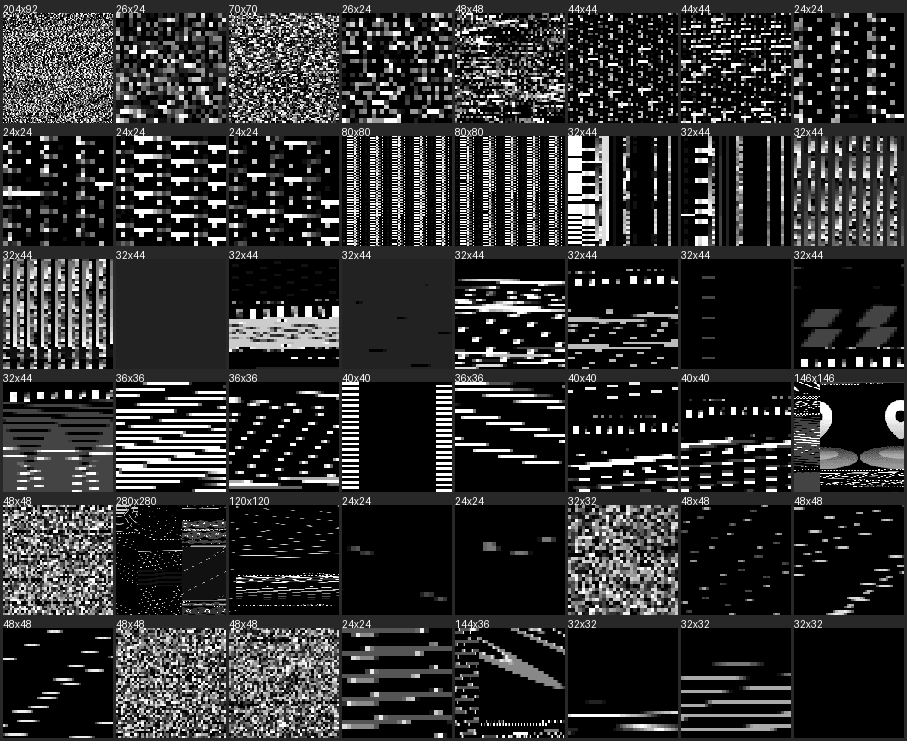

The script that saved this image:
import numpy as np, struct
from PIL import Image, ImageDraw
from framework import D
d=D.tobytes(); N=len(d)
def deswiz_idx(fo,w,h,P=112,narrow_first=True,hi=True):
    stride=(w+1)//2; b=D[fo+64:fo+64+stride*h]
    hh=(b>>4)&0xF;ll=b&0xF; nb=np.empty(len(b)*2,np.uint8)
    if hi:nb[0::2]=hh;nb[1::2]=ll
    else:nb[0::2]=ll;nb[1::2]=hh
    out=np.zeros((h,w),np.uint8); pos=0; x0=0
    if narrow_first and w%P: widths=[w%P]+[P]*(w//P)
    else: widths=[P]*(w//P)+([w%P] if w%P else [])
    for sw in widths:
        seg=nb[pos:pos+sw*h]
        if len(seg)<sw*h: seg=np.pad(seg,(0,sw*h-len(seg)))
        out[:,x0:x0+sw]=seg.reshape(h,sw); pos+=sw*h; x0+=sw
    return out
# collect descriptors, render bigger ones
descs=[]
for off in range(0,N-12,4):
    hdr,ds,ptr=struct.unpack_from("<III",d,off)
    if hdr&0x1F!=9: continue
    w=(hdr>>10)&0x7FF;h=(hdr>>21)&0x7FF
    if not(24<=w<=300 and 24<=h<=300): continue
    if not(0x3c000000<=ptr<0x3c400000): continue
    fo=ptr-0x3C000000
    if fo<0 or fo+ds>N or abs(ds-(64+((w+1)//2)*h))>4: continue
    descs.append((w,h,fo))
# pick a spread
sel=descs[::max(1,len(descs)//48)][:48]
cols=8;cell=110;pad=3;rows=(len(sel)+cols-1)//cols
sh=Image.new('L',(cols*(cell+pad)+pad,rows*(cell+pad+10)+pad),40);dr=ImageDraw.Draw(sh)
for i,(w,h,fo) in enumerate(sel):
    m=deswiz_idx(fo,w,h)
    im=Image.fromarray((m*17).astype(np.uint8)).resize((cell,cell),Image.NEAREST)
    r=i//cols;c=i%cols;x=pad+c*(cell+pad);y=pad+r*(cell+pad+10)
    dr.text((x,y),f"{w}x{h}",fill=255);sh.paste(im,(x,y+10))
sh.save("gallery.png");print("saved",len(sel),"of",len(descs))
